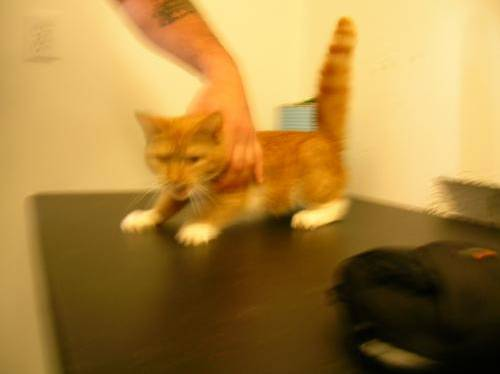
#> input picture PRODGIY_ML_03/train/cats/cat.0.jpg, 500 x 374 px, found by its file name; its folder holds only this picture in this run
$ python -i Svm.py   (imports and definitions only)   (older library calls are emulated)
#> lines starting #> are read from the running program, lines starting #| are printed output that depends on the picture
import streamlit as st
import numpy as np
import pandas as pd
import matplotlib.pyplot as plt
import matplotlib.gridspec as gridspec
import seaborn as sns
import os
from pathlib import Path
import cv2
from PIL import Image
from sklearn.svm import SVC
from sklearn.model_selection import train_test_split, cross_val_score, StratifiedKFold
from sklearn.preprocessing import StandardScaler, LabelEncoder
from sklearn.metrics import (accuracy_score, classification_report,
                             confusion_matrix, roc_curve, auc)
from sklearn.decomposition import PCA
import io, os, warnings, time
# [80 lines not run here, left out]

# ─── Constants ────────────────────────────────────────────────────────────────
IMG_SIZE   = 64
N_SAMPLES  = 200        # 150 cats + 150 dogs (synthetic)
DARK_BG    = "#080b14"
CARD_BG    = "#0e1220"
GRID_COL   = "#1e293b"
TEXT_COL   = "#64748b"
CAT_CLR    = "#fb7185"
DOG_CLR    = "#38bdf8"

# ─── Feature Extraction (HOG-inspired manual features) ───────────────────────
def extract_features(img_array: np.ndarray) -> np.ndarray:
    """Extract a rich feature vector from an image array (H,W,3) uint8."""
    img = cv2.resize(img_array, (IMG_SIZE, IMG_SIZE))
    gray = cv2.cvtColor(img, cv2.COLOR_RGB2GRAY).astype(np.float32)

    features = []

    # 1. Pixel intensities (flattened, downsampled 32x32)
    small = cv2.resize(gray, (32, 32)).flatten() / 255.0
    features.extend(small)

    # 2. Colour histogram (R,G,B — 16 bins each)
    for ch in range(3):
        hist, _ = np.histogram(img[:,:,ch], bins=16, range=(0,256))
        features.extend(hist / hist.sum())

    # 3. Gradient magnitude stats (mean, std, max)
    gx = cv2.Sobel(gray, cv2.CV_32F, 1, 0, ksize=3)
    gy = cv2.Sobel(gray, cv2.CV_32F, 0, 1, ksize=3)
    mag = np.sqrt(gx**2 + gy**2)
    features.extend([mag.mean()/255, mag.std()/255, mag.max()/255])

    # 4. Texture: LBP-approximation (local binary pattern mean over blocks)
    h, w = gray.shape
    lbp_vals = []
    for r in range(0, h-2, 8):
        for c in range(0, w-2, 8):
            patch = gray[r:r+3, c:c+3]
            center = patch[1,1]
            code = (patch.flatten() >= center).astype(int)
            lbp_vals.append(code.mean())
    features.extend(lbp_vals[:64])

    # 5. Mean & std per quadrant (spatial layout)
    for row in range(4):
        for col in range(4):
            quad = gray[row*16:(row+1)*16, col*16:(col+1)*16]
            features.extend([quad.mean()/255, quad.std()/255])

    return np.array(features, dtype=np.float32)


# ─── Synthetic image generation (realistic noise-based) ──────────────────────
# [51 lines left out: functions make_cat_image, make_dog_image, not called in this run]


# ─── Data & Model Cache ───────────────────────────────────────────────────────
DATASET_PATH = r"C:\Users\user\Desktop\PRODGIY_ML_03\train"

def build_dataset():
    X = []
    y = []
    raw_imgs = []

    for folder in ["cats", "dogs"]:

        folder_path = os.path.join(DATASET_PATH, folder)

        for img_name in os.listdir(folder_path)[:1000]:

            img_path = os.path.join(folder_path, img_name)

            img = cv2.imread(img_path)

            if img is None:
                continue

            img = cv2.cvtColor(img, cv2.COLOR_BGR2RGB)

            raw_imgs.append(img)

            features = extract_features(img)

            X.append(features)

            if folder == "cats":
                y.append(0)
            else:
                y.append(1)

    return np.array(X), np.array(y), raw_imgs

# [96 lines left out: functions train_svm, predict_image, styled_fig, not called in this run]


# ═══════════════════════════════════════════════════════════════════════════════
# UI
# ═══════════════════════════════════════════════════════════════════════════════

# ─── Sidebar ─────────────────────────────────────────────────────────────────
# [23 lines not run here, left out]

X, y, raw_imgs = build_dataset()
#> in build_dataset, img is the input picture: shape (374, 500, 3); mean B, G, R 61.9, 129.8, 167.7
#> in extract_features, `img = cv2.resize(img_array, (IMG_SIZE, IMG_SIZE))`:
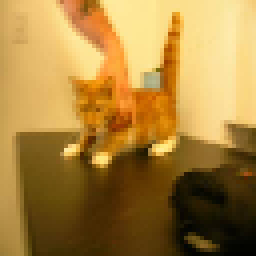
#> img: shape (64, 64, 3) (shown 4 times larger); mean R, G, B 167.5, 129.6, 61.7
#> in extract_features, `gray = cv2.cvtColor(img, cv2.COLOR_RGB2GRAY).astype(np.float32)`:
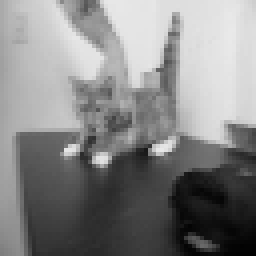
#> gray: shape (64, 64) float32 (shown 4 times larger); min 2, max 233, mean 133.3
#> in extract_features, `small = cv2.resize(gray, (32, 32)).flatten() / 255.0`: small = 1024 values, max 0.912 at index 156, min 0.00882 at index 1023, mean 0.523
#> after the loop in extract_features, `for ch in range(3):`: features = 1072 values, max 0.912 at index 156, min 0 at index 1055, mean 0.502
#> in extract_features, `gx = cv2.Sobel(gray, cv2.CV_32F, 1, 0, ksize=3)`:
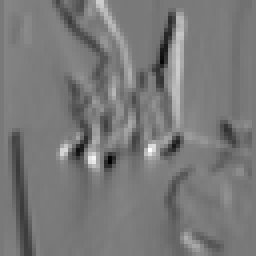
#> gx: shape (64, 64) float32 (shown 4 times larger); min -538, max 587, mean -4; drawn with min black and max white
#> in extract_features, `gy = cv2.Sobel(gray, cv2.CV_32F, 0, 1, ksize=3)`:
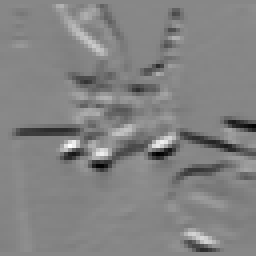
#> gy: shape (64, 64) float32 (shown 4 times larger); min -544, max 477, mean -19.6; drawn with min black and max white
#> in extract_features, `mag = np.sqrt(gx**2 + gy**2)`:
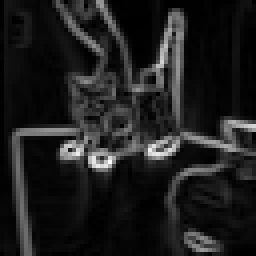
#> mag: shape (64, 64) float32 (shown 4 times larger); min 0, max 627, mean 74.9; drawn with min black and max white
#> after the loop in extract_features, `for r in range(0, h-2, 8):`: lbp_vals = 64 values, max 1 at index 4, min 0.111 at index 31, mean 0.589
#> after the loop in extract_features, `for row in range(4):`: features = 1171 values, max 2.46 at index 1074, min 0 at index 1055, mean 0.503
#> pass 2 of the loop in build_dataset, `for folder in ["cats", "dogs"]:`:
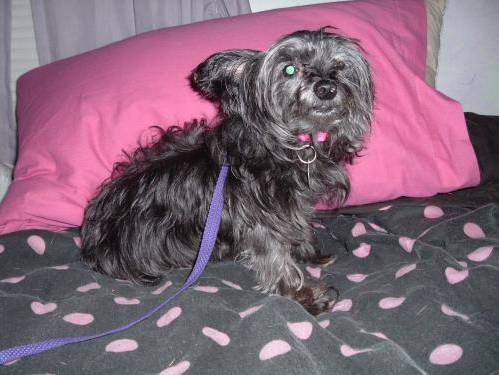
#> input picture PRODGIY_ML_03/train/dogs/dog.0.jpg, 499 x 375 px, found by its file name
#> in build_dataset, img is the input picture: shape (375, 499, 3); mean B, G, R 119.2, 101.6, 129.6
#> in extract_features (call 2), `gray = cv2.cvtColor(img, cv2.COLOR_RGB2GRAY).astype(np.float32)`:
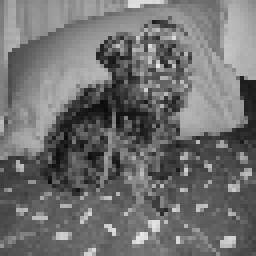
#> gray: shape (64, 64) float32 (shown 4 times larger); min 11, max 230, mean 111.8
#> small = 1024 values, max 0.866 at index 16, min 0.0676 at index 428, mean 0.438
#> after the loop in extract_features (call 2), `for ch in range(3):`: features = 1072 values, max 0.866 at index 16, min 0 at index 1055, mean 0.421
#> in extract_features (call 2), `mag = np.sqrt(gx**2 + gy**2)`:
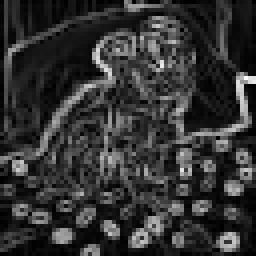
#> mag: shape (64, 64) float32 (shown 4 times larger); min 0, max 645.9, mean 130.7; drawn with min black and max white
#> after the loop in extract_features (call 2), `for r in range(0, h-2, 8):`: lbp_vals = 64 values, max 1 at index 14, min 0.111 at index 4, mean 0.549
#> after the loop in extract_features (call 2), `for row in range(4):`: features = 1171 values, max 2.53 at index 1074, min 0 at index 1055, mean 0.427
#> y = [0, 1]; raw_imgs = 2 items

# ─── Header ──────────────────────────────────────────────────────────────────
# [3 lines not run here, left out]

# ─── Tabs ────────────────────────────────────────────────────────────────────
# [7 lines that did not run here, left out]


# ══════════════════ TAB 1 — PERFORMANCE ═══════════════════════════════════════
# [382 lines not run here, left out]

>>> result = build_dataset()
#> pass 2 of the loop in build_dataset, `for folder in ["cats", "dogs"]:`:
